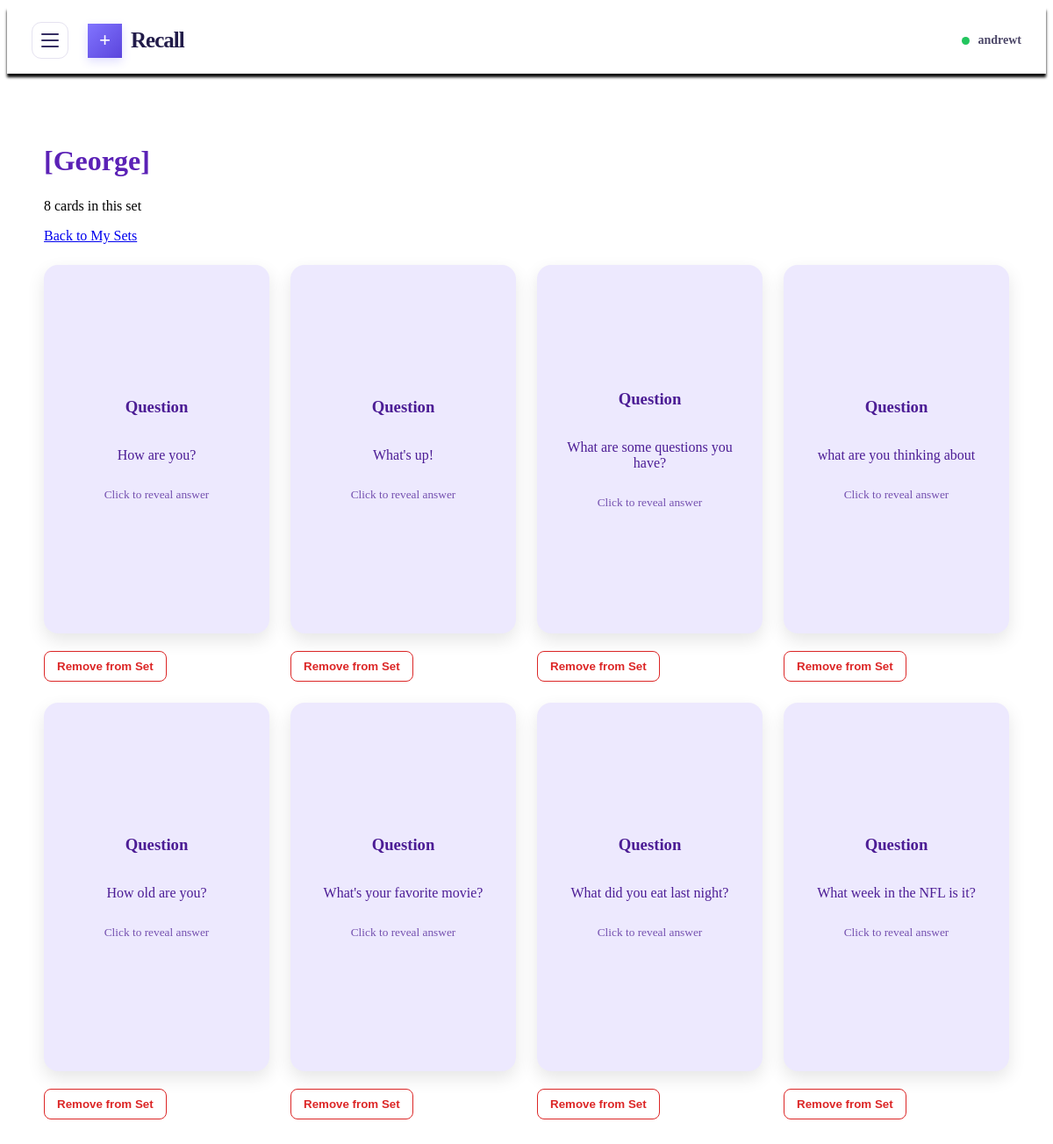
The page /sets/2 (signed in) on the database its author committed.
### papo_cito.py (models this page shows)
class CardSet(db.Model):
    __tablename__ = "card_sets"
    id = db.Column(db.Integer, primary_key=True)
    name = db.Column(db.String(100), nullable=False)
    user_id = db.Column(db.Integer, db.ForeignKey("pot_users.id"), nullable=False)
    cards = db.relationship("Card", secondary=card_set_cards, backref=db.backref("sets", lazy="select"))

class Card(db.Model):
    __tablename__ = "cards"
    id = db.Column(db.Integer, primary_key=True)
    question = db.Column(db.String(200))
    answer = db.Column(db.Text)
    user_id = db.Column(db.Integer, db.ForeignKey("pot_users.id"), nullable=False)

### papo_cito.py (the view)
@app.route("/sets/<int:set_id>")
def view_set(set_id):
    if "user_id" not in session:
        return redirect(url_for("login"))
    card_set = CardSet.query.filter_by(
        id=set_id,
        user_id=session["user_id"]
    ).first_or_404()
    return render_template(
        "set_detail.html",
        card_set=card_set,
        cards=card_set.cards
    )

### templates/set_detail.html (shortened to what this page needs)
{% extends "base.html" %}
{% block content %}
	<div class="cards-page">
	<h1>[{{ card_set.name }}]</h1>
	<p>{{ cards|length }} cards in this set</p>
	<p>
	<a href="{{ url_for('my_sets') }}">Back to My Sets</a>
	</p>
	<div class="cards-grid">
	{% for card in cards %}
		<div class="card-item">
			<div class="flashcard" onclick="flipCard(this)">
				<div class="flashcard-inner">
					<div class="flashcard-front">
						<h3>Question</h3>
						<p>{{ card.question }}</p>
						<small>Click to reveal answer</small>
					</div>
					<div class="flashcard-back">
						<h3>Answer</h3>
						<p>{{ card.answer }}</p>
						<small>Click to return</small>
					</div>
				</div>
			</div>
			<form
				method="POST"
				action="{{ url_for('remove_card_from_set',
					set_id=card_set.id,
					card_id=card.id) }}"
				onsubmit="return confirm('Remove this card from the set?');"
				>
				<button type="submit" class="remove-set-button">
					Remove from Set
				</button>
			</form>
		</div>
	{% else %}
		<p>This set is empty. Add some flashcards to get started!</p>
	{% endfor %}
	</div>
	</div>
{% endblock %}

### static/css/style.css (style rules this page uses)
.cards-page { max-width: 1100px; margin:40px auto; padding: 20px; }
.cards-page h1 { color: #5b21b6; margin-bottom: 24px; }
.cards-grid { display: grid; grid-template-columns: repeat(auto-fit, minmax(230px, 1fr)); gap: 24px; margin-top: 24px; }
.flashcard { height: 420px; perspective: 1000px; cursor: pointer; }
.flashcard-inner { position:relative; width: 100%; height: 100%; transition: transform 0.6s; transform-style: preserve-3d; }
.flashcard-front, .flashcard-back { position: absolute; inset: 0; padding: 24px; border-radius: 16px; box-sizing: border-box; display: flex; flex-direction: column; justify-content:center; align-items: center; text-align: center; backface-visibility: hidden; box-shadow: 0 8px 20px rgba(0, 0, 0, 0.10); overflow-wrap: anywhere; }
.flashcard-front { background: #ede9fe; color: #4c1d95; }
.flashcard-back { background: #5b21b6; color: white; transform:rotateY(180deg); }
.flashcard h3 { margin-top: 0; }
.flashcard p { white-space:pre-wrap; }
.flashcard small { margin-top: 12px; opacity:0.75; }
.card-item { display: flex; flex-direction: column; gap: 8px; }
.remove-set-button { margin-top: 12px; padding: 9px 14px; border: 1px solid #dc2626; border-radius: 8px; background: white; color: #dc2626; font-weight: 600; cursor: pointer; transition: background 0.2s ease, color 0.2s ease; }

### rows shown on the page
CardSet: name "George"
Card: question "How are you?"
Card: question "What's up!"
Card: question "What are some questions you have?"
Card: question "what are you thinking about"
Card: question "How old are you?"
Card: question "What's your favorite movie?"
Card: question "What did you eat last night?"
Card: question "What week in the NFL is it?"

### other values the page prints
{{ session.get("user", "Student") }} "andrewt"
{{ cards|length }} "8"
